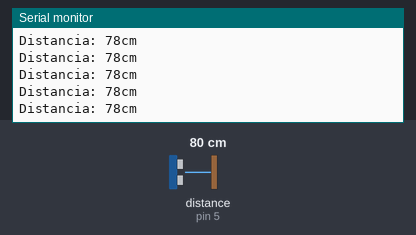
A sketch run on a simulated Arduino Uno, built with avr-gcc and run on an emulated ATmega328P. Shown: the last lines printed to the serial monitor. Wiring (inferred from the names in the program): ultrasonic range finder: trigger pin 6; echo pin 5. The inputs (shaded band) are chosen by the test bench; at power-on: distance to the obstacle (sensor on pin 5) 80 cm. The echo pulse lasts 58.3 µs per cm.

Above: at 1.2 s.
1.3 s: distance to the obstacle (sensor on pin 5) set to 4 cm
At 1.38 s:
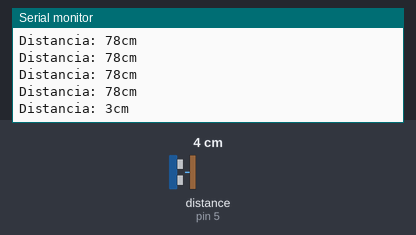
4.3 s: distance to the obstacle (sensor on pin 5) set to 250 cm
At 4.41 s:
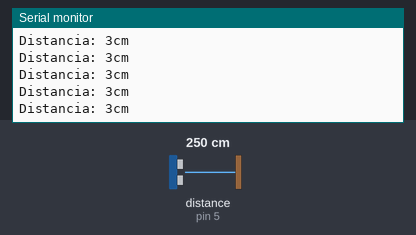
Timing chart, 0 to 7.3 s (numbered marks = the images above; inputs shaded):
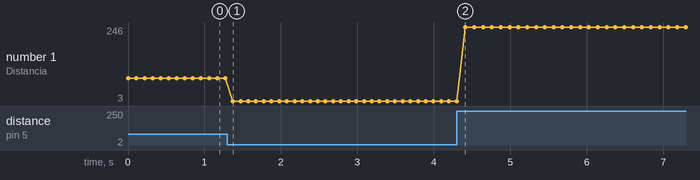

Measured:
- after the input at 1.3 s, the serial monitor: prints a new line after 0.07 s (image 1)
- plotted number 1: 78 → 3 after the input at 1.3 s, 3 → 246 after the input at 4.3 s

The sketch:

Ejercicio2.ino
```cpp
// Consigna
// Conectar:
// - Un Sensor de distancia por ultrasonido

// Leer el valor del sensor y mostrar la Distancia medida por el monitor Serial. Encapsular el funcionamiento del sensor en una funcion.


const int Trigger = 6; // Pin digital 2 para el Trigger del sensor
const int Echo = 5;    // Pin digital 3 para el Echo del sensor

void setup()
{
  Serial.begin(115200);         // iniciailzamos la comunicación
  pinMode(Trigger, OUTPUT);   // pin como salida
  pinMode(Echo, INPUT);       // pin como entrada
  digitalWrite(Trigger, LOW); // Inicializamos el pin con 0
}

void loop()
{
  long distancia = leer_distancia(Trigger,Echo);

  Serial.print("Distancia: ");
  Serial.print(distancia); // Enviamos serialmente el valor de la distancia
  Serial.print("cm");
  Serial.println();
  delay(100); // Hacemos una pausa de 100ms
}

long leer_distancia(int trig_pin, int echo_pin){
  long t; // timepo que demora en llegar el eco
  long d; // distancia en centimetros

  digitalWrite(trig_pin, HIGH);
  delayMicroseconds(10); // Enviamos un pulso de 10us
  digitalWrite(trig_pin, LOW);

  t = pulseIn(echo_pin, HIGH); // obtenemos el ancho del pulso
  d = t / 59;              // escalamos el tiempo a una distancia en cm
  return d;
}
```
